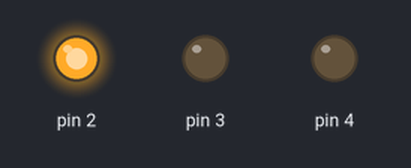
A sketch run on a simulated Arduino Uno, built with avr-gcc and run on an emulated ATmega328P. On the bench: output pins drawn as LEDs (lit = HIGH).

Above: at 0.12 s.
At 1.37 s:
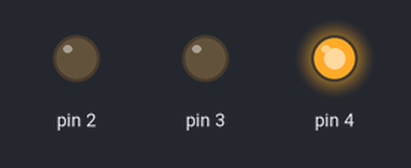
At 2.62 s:
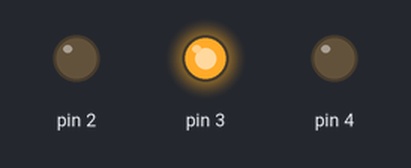
Timing chart, 0 to 3.0 s (numbered marks = the images above):
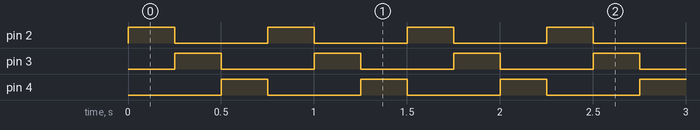

Measured:
- by itself, pin 2–4: alternates HIGH for 0.25 s and LOW for 0.50 s
- by itself, everything shown: repeats every 0.75 s, in 3 steps

The sketch:

three_leds.ino
```cpp
void setup()
{
  /* Настраиваем порты 2, 3 и 4, к которым подключены светодиоды, как выходы */
  pinMode(2, OUTPUT);
  pinMode(3, OUTPUT);
  pinMode(4, OUTPUT);
}

void loop()
{
  /*
   * Подаём напряжение на второй порт (выход),
   * зажигается светодиод подключённый ко второму выходу
   */
  digitalWrite(2, HIGH);

  /* Ничего не делаем 250 миллисекунд, второй светодиод включён */
  delay(250);

  /* Отключаем второй порт (выход), выключается светодиод подключённый ко второму выходу */
  digitalWrite(2, LOW);
  /*
   * После отключения светодиода на втором выходе,
   * сразу же включаем светодиод, подключённый к третьему выходу:
   */
  digitalWrite(3, HIGH);

  /* Ничего не делаем 250 миллисекунд, третий светодиод включён, второй выключен */
  delay(250);
  /* Выключаем светодиод на третьем выходе, включаем на четвёртом */
  digitalWrite(3, LOW);
  digitalWrite(4, HIGH);

  /* Снова ждём 250 миллисекунд, смотрим как горит светодиод на четвёртом выходе */
  delay(250);

  /* Выключаем светодиод на четвёртом выходе */
  digitalWrite(4, LOW);
  /*
   * Сразу же включаем светодиод на втором выходе
   * Cмотри начало кода в void loop()
   */
}
```
